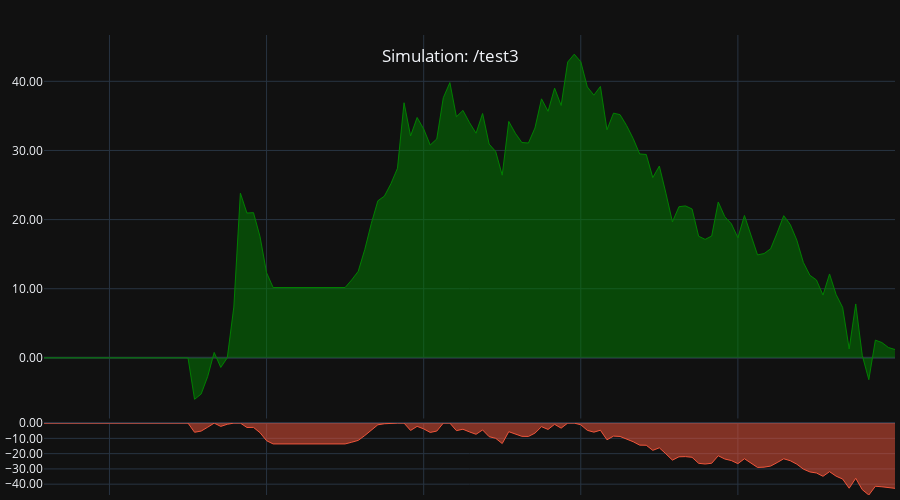
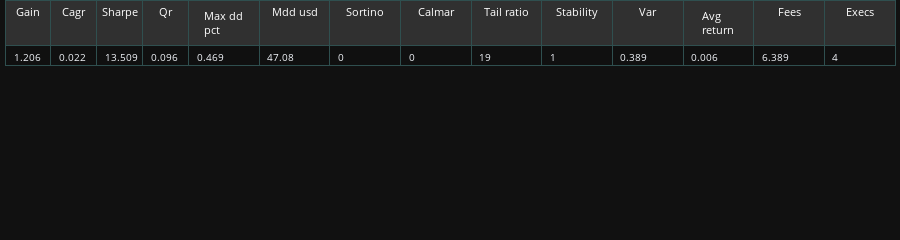

The cell these charts' notebook holds for them, in order:
### Code cell
tearsheet(rep, False)

### Figure 1 — Plotly figure (JSON) as saved in the notebook; plotly's stock layout.template omitted (floating-point values rounded to 4 significant figures; data arrays with more than 128 entries replaced by an {"elided": "..."} marker saying what was removed)
{"data": [{"fill": "tozeroy", "line": {"color": "green", "width": 1}, "mode": "lines", "name": "Total_PnL", "type": "scatter", "uid": "e6f4fd9e-330b-4b7c-9923-dcd25d6b7ae4", "x": {"elided": "131 str values"}, "xaxis": "x", "y": {"elided": "131 float values"}, "yaxis": "y"}, {"fill": "tozeroy", "line": {"width": 1}, "mode": "lines", "name": "Drawdown_1", "type": "scatter", "uid": "7020c048-2454-4f2e-ae05-fcf6937d34de", "x": {"elided": "131 str values"}, "xaxis": "x", "y": {"elided": "131 float values"}, "yaxis": "y2"}], "layout": {"dragmode": "zoom", "height": 500, "hoverdistance": 1000, "hovermode": "x unified", "margin": {"b": 5, "l": 5, "r": 5, "t": 35}, "modebar": {"add": ["drawline", "drawopenpath", "drawrect", "eraseshape"]}, "newshape": {"line": {"color": "yellow", "width": 1}}, "showlegend": false, "title": {"text": " Simulation: /test3", "x": 0.5, "xanchor": "center", "y": 0.9, "yanchor": "top"}, "xaxis": {"anchor": "y", "domain": [0, 1], "hoverformat": "%d-%b-%y %H:%M", "matches": "x2", "rangeslider": {"visible": false}, "showspikes": true, "showticklabels": false, "spikecolor": "#306020", "spikedash": "dot", "spikemode": "across", "spikesnap": "cursor", "spikethickness": 1}, "xaxis2": {"anchor": "y2", "domain": [0, 1], "showspikes": true, "spikecolor": "#306020", "spikedash": "dot", "spikemode": "across", "spikesnap": "cursor", "spikethickness": 1}, "yaxis": {"anchor": "x", "domain": [0.1663, 1], "hoverformat": ".2f", "spikecolor": "#306020", "spikesnap": "cursor", "spikethickness": 1, "tickformat": ".2f"}, "yaxis2": {"anchor": "x2", "domain": [0, 0.1563], "range": [-47.08, 0], "spikecolor": "#306020", "spikesnap": "cursor", "spikethickness": 1, "tickformat": ".2f"}}}

### Figure 2 — Plotly figure (JSON) as saved in the notebook; plotly's stock layout.template omitted (floating-point values rounded to 4 significant figures)
{"data": [{"cells": {"align": ["center", "left"], "fill": {"color": "#101010"}, "font": {"size": 10}, "line": {"color": "darkslategray"}, "values": [1.206, 0.022, 13.51, 0.096, 0.469, 47.08, 0, 0, 19, 1, 0.389, 0.006, 6.389, 4]}, "columnwidth": [130, 130, 130, 130, 200], "header": {"fill": {"color": "#303030"}, "font": {"color": "white", "size": 11}, "line": {"color": "darkslategray"}, "values": ["Gain", "Cagr", "Sharpe", "Qr", "Max dd pct", "Mdd usd", "Sortino", "Calmar", "Tail ratio", "Stability", "Var", "Avg return", "Fees", "Execs"]}, "type": "table", "uid": "c0c89577-b8ab-4233-aa47-b3d30ba1b413"}], "layout": {"height": 80, "margin": {"b": 1, "l": 5, "r": 5, "t": 0}}}
